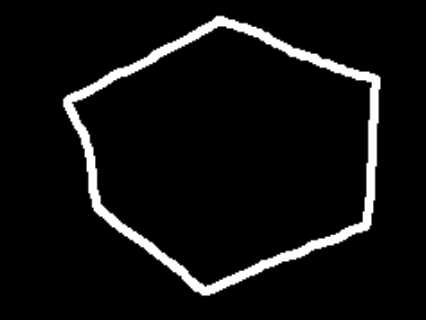
#> input picture house_diffusion/2d-sdf-net/shapes/raw_images/hand_drawn.png, 426 x 320 px
$ python invert.py
#> lines starting #> are read from the running program, lines starting #| are printed output that depends on the picture
import PIL
from PIL import Image
import PIL.ImageOps

image = Image.open('../shapes/raw_images/hand_drawn.png')
#> image is the input picture: PIL image 426x320 RGBA; mean R, G, B, A 15.7, 15.7, 15.7, 255
if image.mode == 'RGBA':
    r,g,b,a = image.split()
#> a: PIL image 426x320 L; every value is 255
    rgb_image = Image.merge('RGB', (r,g,b))

    inverted_image = PIL.ImageOps.invert(rgb_image)
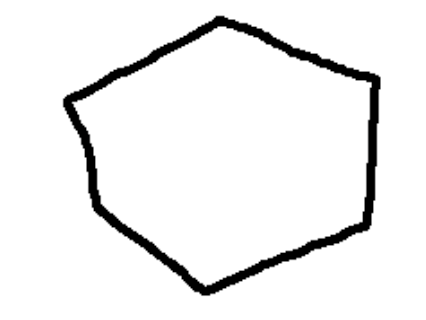
#> inverted_image: PIL image 426x320 RGB; mean R, G, B 239.3, 239.3, 239.3

    r2,g2,b2 = inverted_image.split()

    final_transparent_image = Image.merge('RGBA', (r2,g2,b2,a))

    final_transparent_image.save('../shapes/raw_images/hand_drawn.png')

else:
    inverted_image = PIL.ImageOps.invert(image)
    inverted_image.save('../shapes/raw_images/hand_drawn.png')

$ run again, with house_diffusion/2d-sdf-net/shapes/raw_images/circ_rect.png copied over house_diffusion/2d-sdf-net/shapes/raw_images/hand_drawn.png
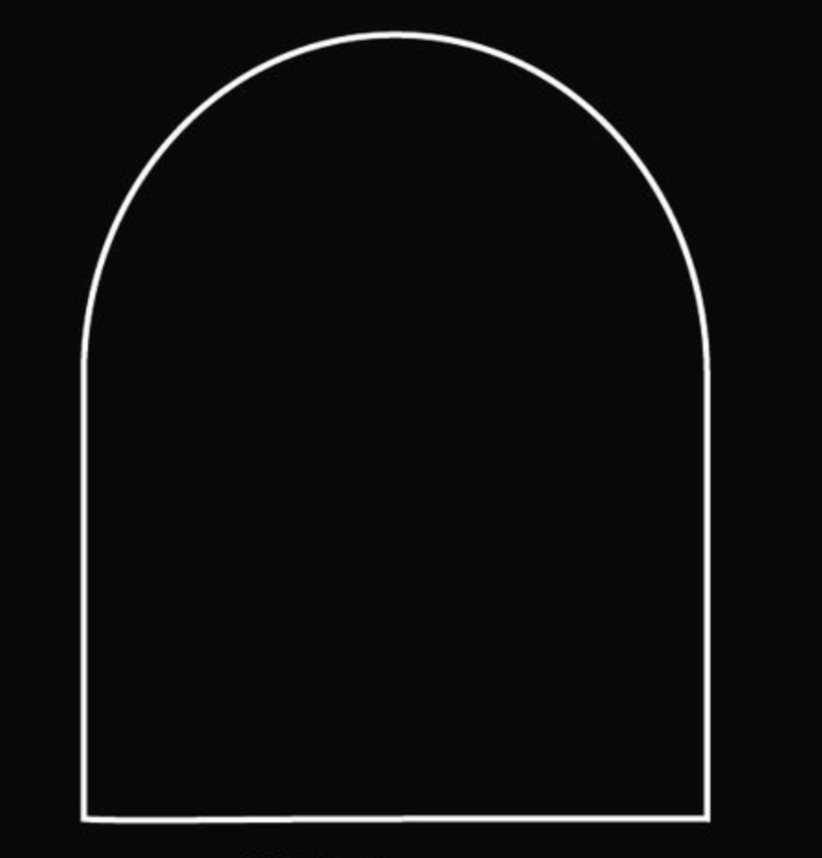
#> input picture house_diffusion/2d-sdf-net/shapes/raw_images/circ_rect.png, 822 x 858 px, shrunk from 1388 x 1448 before the run
#> image is the input picture: PIL image 822x858 RGBA; mean R, G, B, A 13.4, 13.4, 13.4, 255
#> a: PIL image 822x858 L; every value is 255
#> `inverted_image = PIL.ImageOps.invert(rgb_image)`:
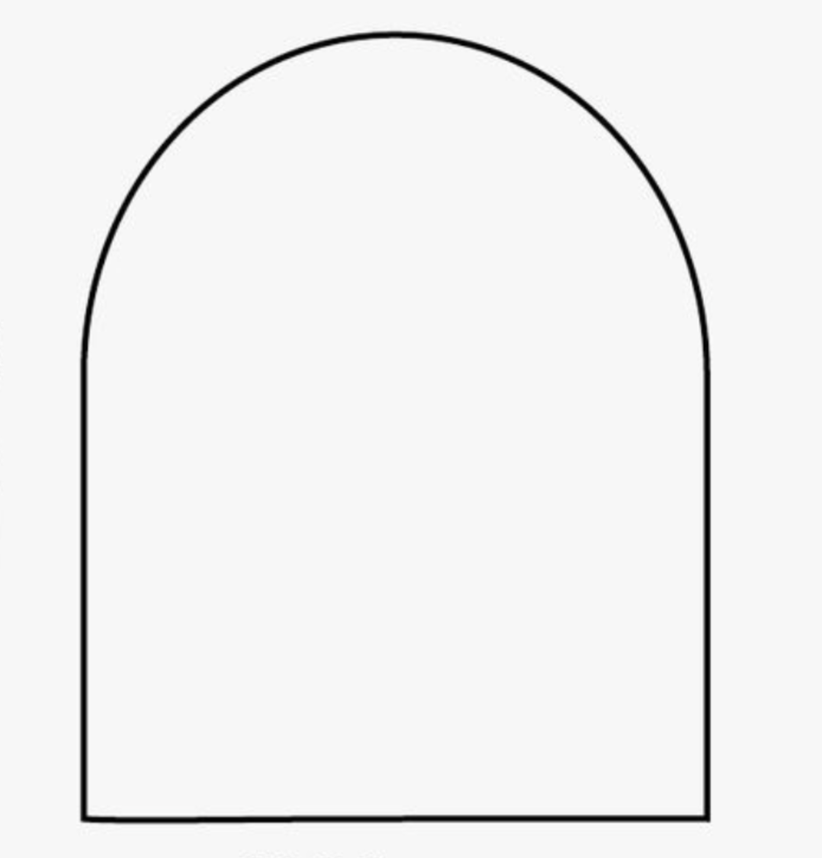
#> inverted_image: PIL image 822x858 RGB; mean R, G, B 241.6, 241.6, 241.6

$ run again, with house_diffusion/2d-sdf-net/shapes/raw_images/circle.png copied over house_diffusion/2d-sdf-net/shapes/raw_images/hand_drawn.png
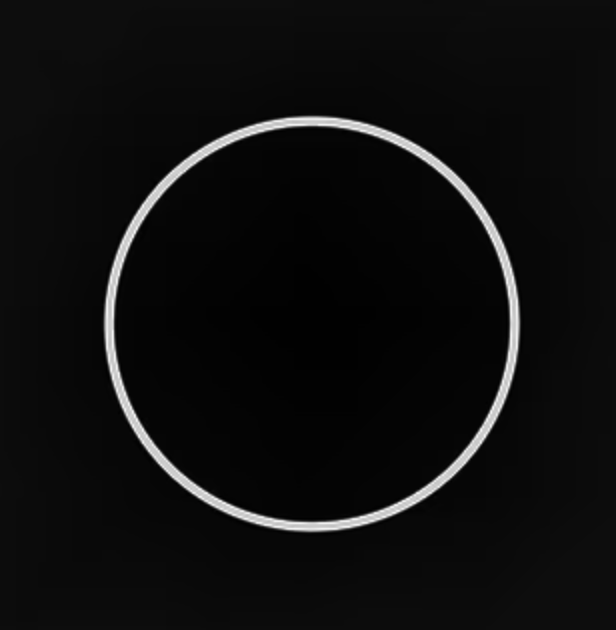
#> input picture house_diffusion/2d-sdf-net/shapes/raw_images/circle.png, 616 x 630 px
#> image is the input picture: PIL image 616x630 RGBA; mean R, G, B, A 14.4, 14.4, 14.4, 255
#> a: PIL image 616x630 L; every value is 255
#> `inverted_image = PIL.ImageOps.invert(rgb_image)`:
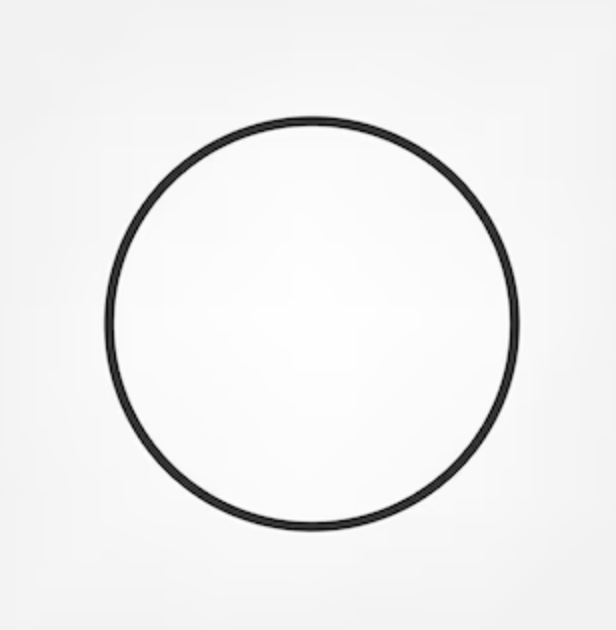
#> inverted_image: PIL image 616x630 RGB; mean R, G, B 240.6, 240.6, 240.6
